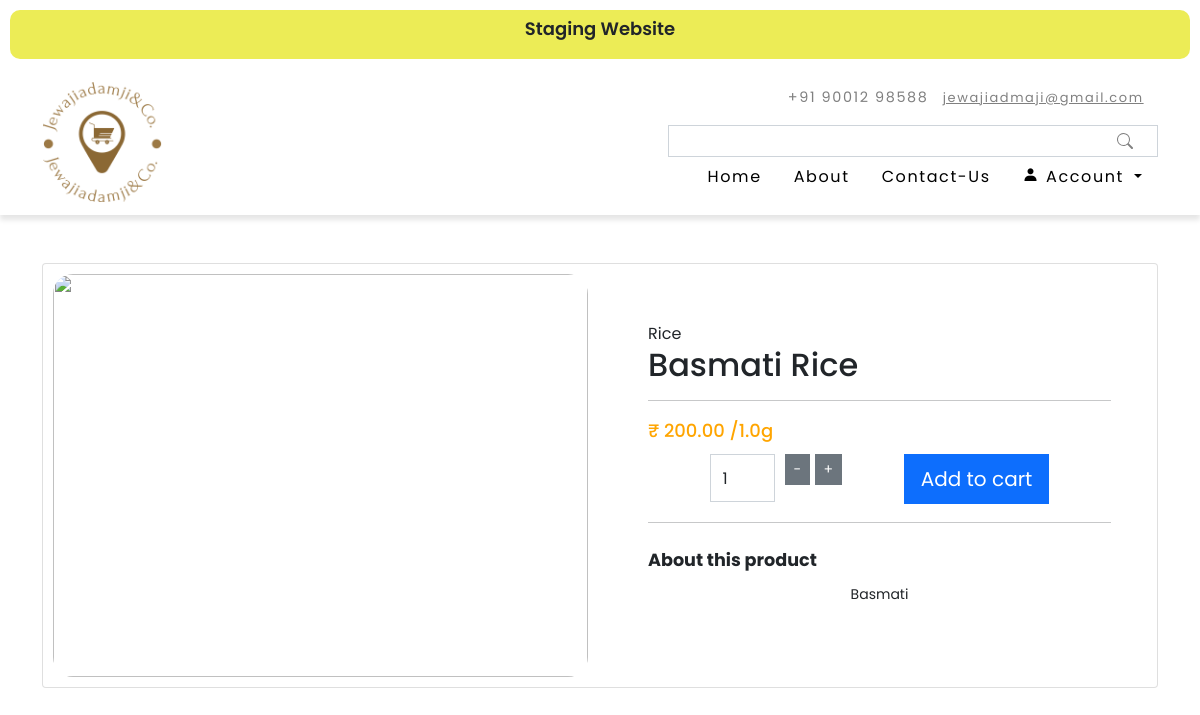
/product/1/, run on an earlier commit of the app's database.
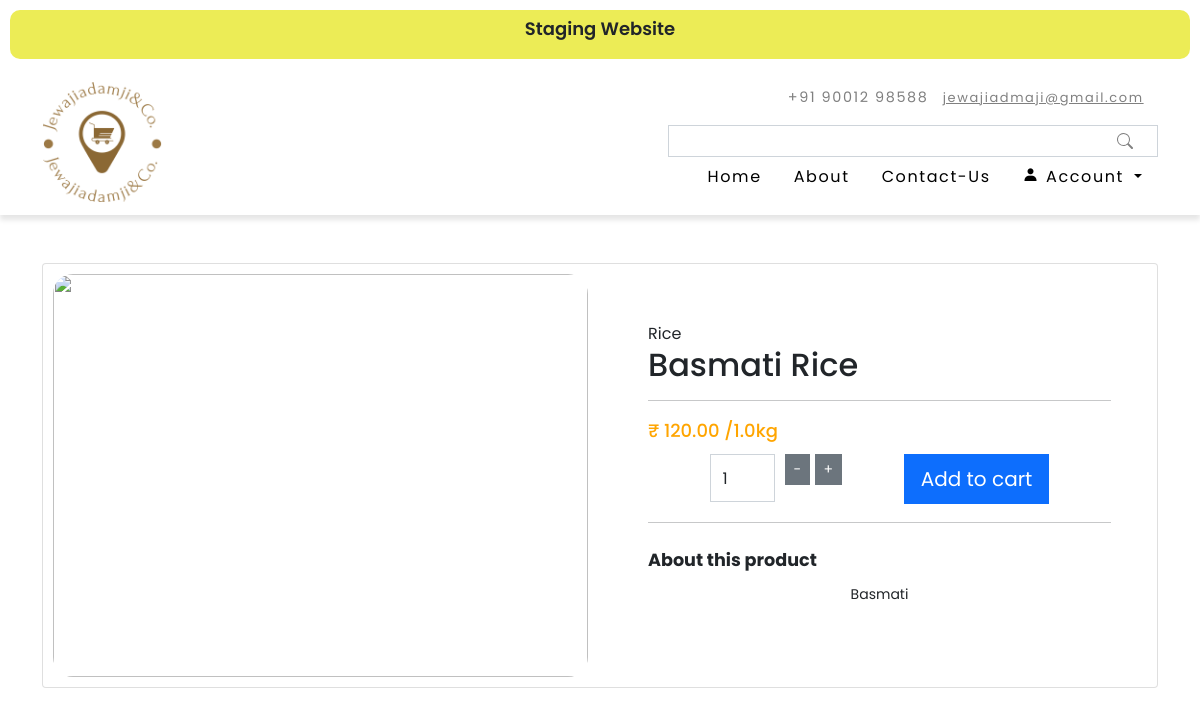
And on a later commit of the database.
### groceryapp/models.py (models this page shows, shortened)
class Product(models.Model):
    image_url = models.URLField(blank=True, null=True)
    category = models.ForeignKey(Category, on_delete=models.CASCADE,blank=True)
    title = models.CharField(max_length=255)
    price = models.DecimalField(max_digits=10, decimal_places=2)
    description = models.TextField()
    active = models.BooleanField(default=True)
    qty = models.FloatField(default=0)
    unit = models.ForeignKey(Unit, on_delete=models.CASCADE,blank=True)

class Unit(models.Model):
    name = models.CharField(max_length=100,blank=True)
    def __str__(self):
         return self.name

class Category(models.Model):
    name = models.CharField(max_length=100)
    def __str__(self):
        return self.name

### groceryapp/views.py (the view, shortened to what this page needs)
# urls.py: path('product/<int:product_id>/', views.product_view, name='product_view'),
def product_view(request, product_id):
    customer_id = request.session.get('customer_id')
    if customer_id:
        customer=Customer.objects.get(id=customer_id)
    else:
        customer=None
    product = get_object_or_404(Product, pk=product_id)
    paras={'customer':customer,'product': product}
    cart = request.session.get('cart', [])  # Retrieve cart from session or an empty list if not present
    paras = {'customer': customer, 'product': product, 'cart': cart}
    return render(request, 'productview.html', paras)

### groceryapp/templates/productview.html (shortened to what this page needs)
{% extends 'base.html' %}
{% load static %}
{% block content %}
<div class="container my-5">
    <div class="card details-card p-0">
        <div class="productper row">
            <div class="col-md-6 col-sm-12">
                <img class="img-fluid details-img" src="{{product.image_url}}" alt="">
            </div>
            <div class="col-md-6 col-sm-12 description-container p-5">
                <div class="main-description">
                    <p class="product-category mb-0">{{product.category}}</p>
                    <h3>{{product.title}}</h3>
                    <hr>
                    <p class="product-price">₹ {{product.price}} /{{product.qty}}{{product.unit}}</p>
                    <form style="display: flex; width: 100%;     justify-content: space-evenly;;" class="add-inputs" method="post">
                        <div class="quantity-controls">
                            <button type="button" class="btn btn-secondary btn-sm" onclick="changeQuantity(-1)">-</button>
                            <input type="number" class="form-control" id="cart_quantity" name="cart_quantity" value="1" min="1" max="10">
                            <button type="button" class="btn btn-secondary btn-sm" onclick="changeQuantity(1)">+</button>
                        </div>
                        <button name="add_to_cart" type="submit" class="btn btn-primary btn-lg">Add to cart</button>
                    </form>
                    <hr>
                    <p class="product-title mt-4 mb-1">About this product</p>
                    <p class="product-description mb-4">
                        {{product.description}}
                    </p>
                </div>
            </div>
        </div>
    </div>
{% endblock %}

What changed in the data, as far as the page shows it:
changed Product "Basmati Rice": price "200.00" → "120.00"; unit "g" → "kg"
